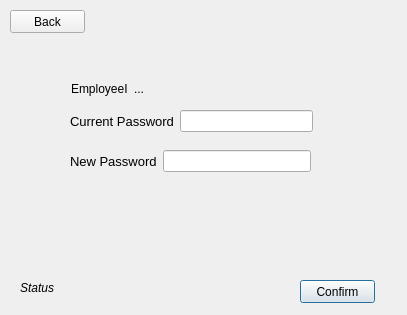
<?xml version="1.0" encoding="UTF-8"?>
<ui version="4.0">
 <class>changePass</class>
 <widget class="QDialog" name="changePass">
  <property name="geometry">
   <rect>
    <x>0</x>
    <y>0</y>
    <width>407</width>
    <height>315</height>
   </rect>
  </property>
  <property name="windowTitle">
   <string>Dialog</string>
  </property>
  <widget class="QPushButton" name="pushButton_confirm">
   <property name="geometry">
    <rect>
     <x>300</x>
     <y>280</y>
     <width>75</width>
     <height>23</height>
    </rect>
   </property>
   <property name="text">
    <string>Confirm</string>
   </property>
  </widget>
  <widget class="QLabel" name="label_status">
   <property name="geometry">
    <rect>
     <x>20</x>
     <y>280</y>
     <width>181</width>
     <height>16</height>
    </rect>
   </property>
   <property name="font">
    <font>
     <italic>true</italic>
    </font>
   </property>
   <property name="text">
    <string>Status</string>
   </property>
  </widget>
  <widget class="QWidget" name="layoutWidget">
   <property name="geometry">
    <rect>
     <x>70</x>
     <y>110</y>
     <width>243</width>
     <height>22</height>
    </rect>
   </property>
   <layout class="QHBoxLayout" name="horizontalLayout">
    <item>
     <widget class="QLabel" name="label_current">
      <property name="font">
       <font>
        <pointsize>10</pointsize>
       </font>
      </property>
      <property name="text">
       <string>Current Password</string>
      </property>
     </widget>
    </item>
    <item>
     <widget class="QLineEdit" name="lineEdit_current">
      <property name="echoMode">
       <enum>QLineEdit::Password</enum>
      </property>
     </widget>
    </item>
   </layout>
  </widget>
  <widget class="QWidget" name="layoutWidget">
   <property name="geometry">
    <rect>
     <x>70</x>
     <y>150</y>
     <width>241</width>
     <height>22</height>
    </rect>
   </property>
   <layout class="QHBoxLayout" name="horizontalLayout_2">
    <item>
     <widget class="QLabel" name="label_new">
      <property name="font">
       <font>
        <pointsize>10</pointsize>
       </font>
      </property>
      <property name="text">
       <string>New Password</string>
      </property>
     </widget>
    </item>
    <item>
     <widget class="QLineEdit" name="lineEdit_new">
      <property name="echoMode">
       <enum>QLineEdit::Password</enum>
      </property>
     </widget>
    </item>
   </layout>
  </widget>
  <widget class="QPushButton" name="pushButton_back">
   <property name="geometry">
    <rect>
     <x>10</x>
     <y>10</y>
     <width>75</width>
     <height>23</height>
    </rect>
   </property>
   <property name="text">
    <string>Back</string>
   </property>
  </widget>
  <widget class="QLabel" name="label">
   <property name="geometry">
    <rect>
     <x>71</x>
     <y>81</y>
     <width>57</width>
     <height>16</height>
    </rect>
   </property>
   <property name="text">
    <string>EmployeeID</string>
   </property>
  </widget>
  <widget class="QLabel" name="label_employeeID">
   <property name="geometry">
    <rect>
     <x>134</x>
     <y>81</y>
     <width>141</width>
     <height>16</height>
    </rect>
   </property>
   <property name="text">
    <string>...</string>
   </property>
  </widget>
 </widget>
 <resources/>
 <connections/>
</ui>
